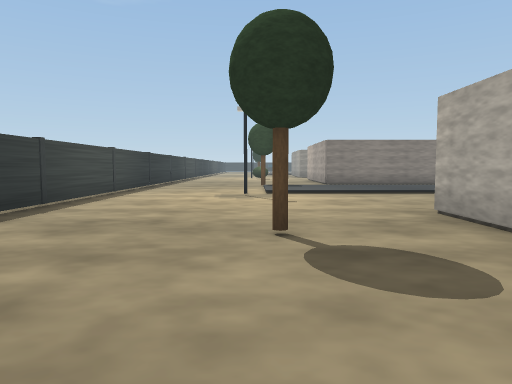
view 1 (above)

24 first-person views from a walk through a scene from a Unity 3-D project. The camera is 1.4 m above the floor, tilts 4° down and sees 70° across. The floor is counted in squares, 2 m on a side. Each view is taken from the middle of a square. On the plan, view 1 faces up. The plan holds only what a view shows up to about 11 squares ahead; the rest is blank. The place goes on beyond the plan.

view 2
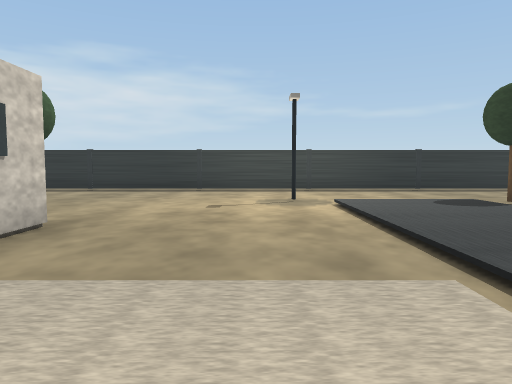

view 3
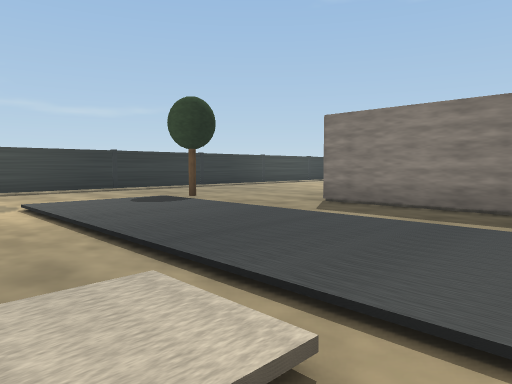

view 4
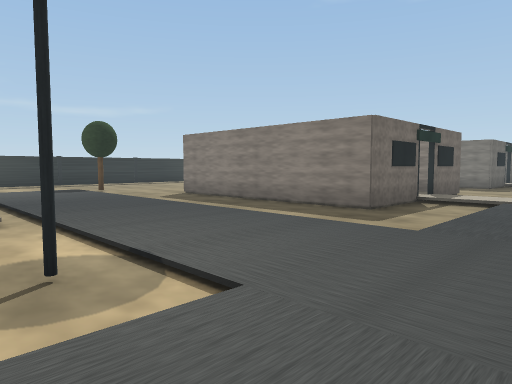

view 5
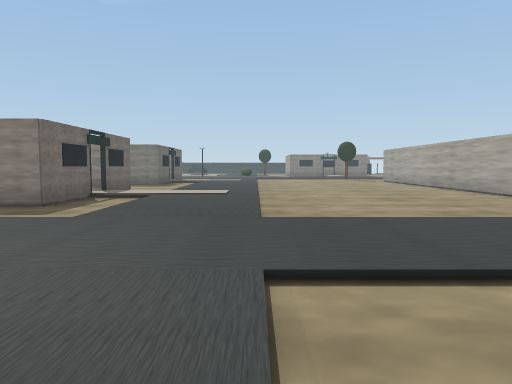

view 6
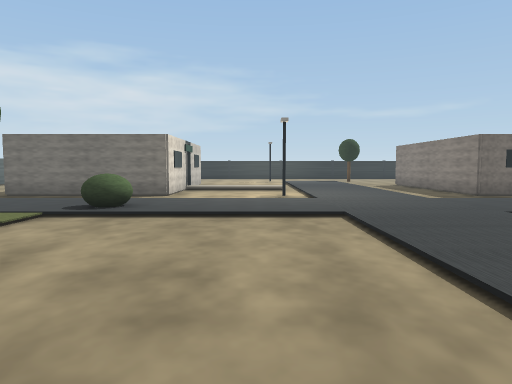

view 7
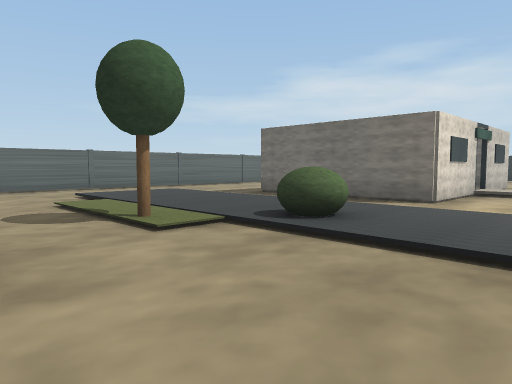

view 8
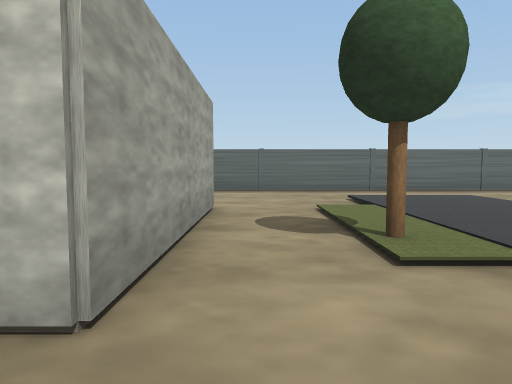

view 9
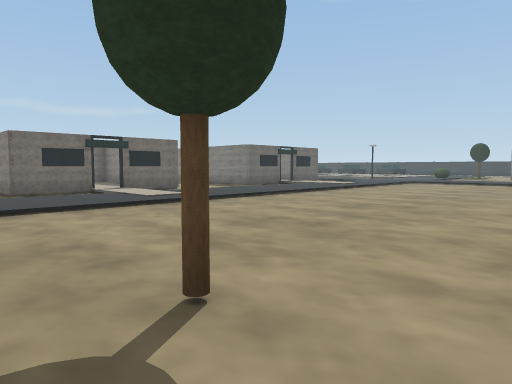

view 10
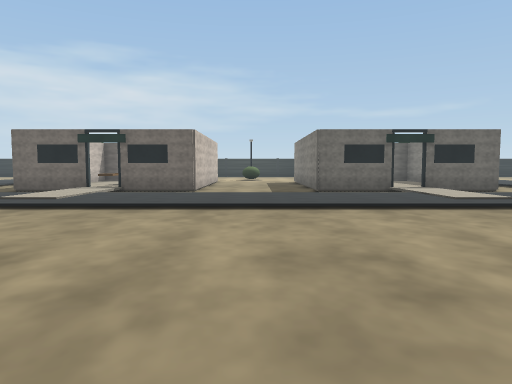

view 11
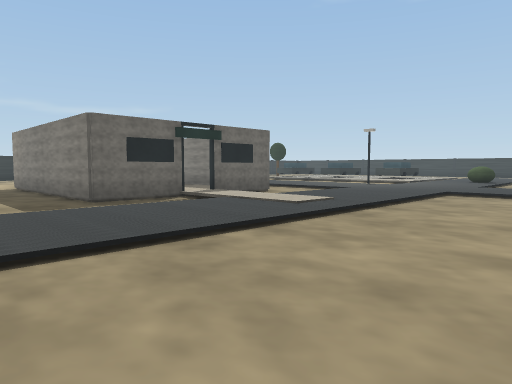

view 12
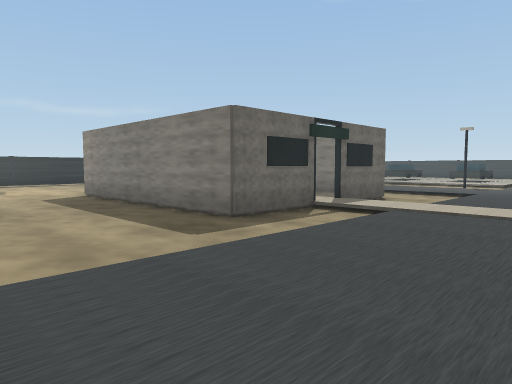

view 13
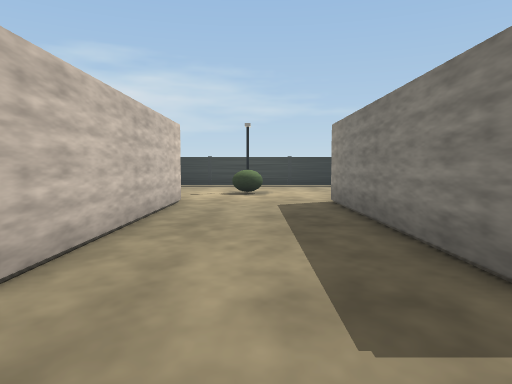

view 14
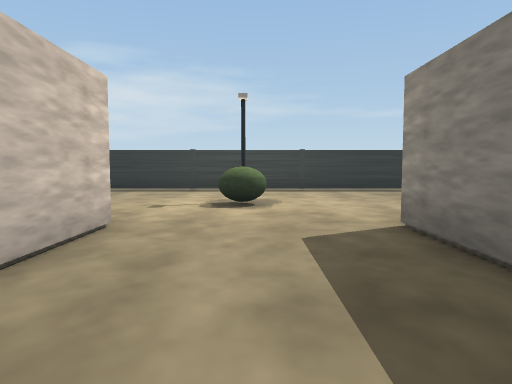

view 15
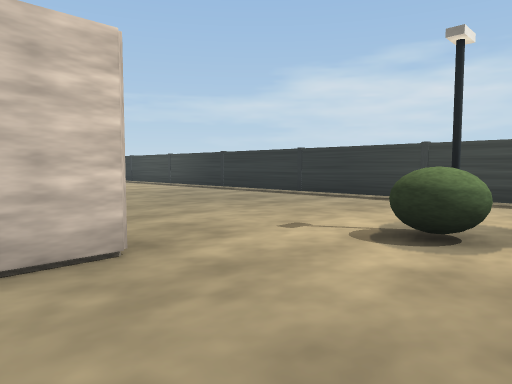

view 16
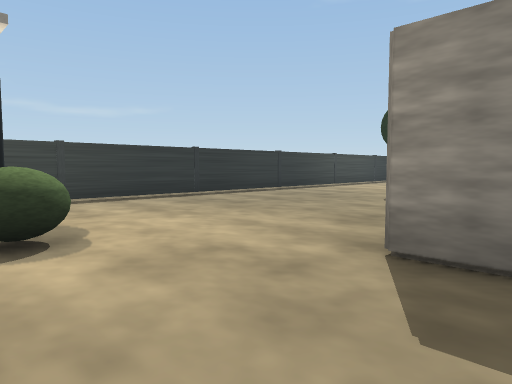

view 17
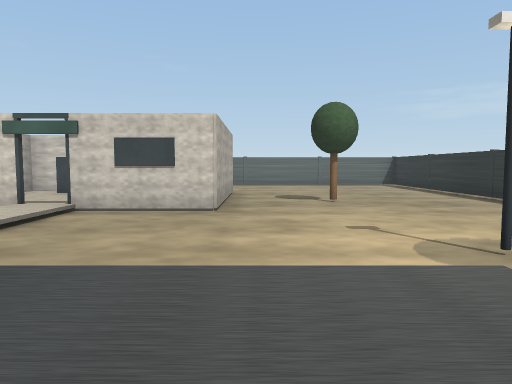

view 18
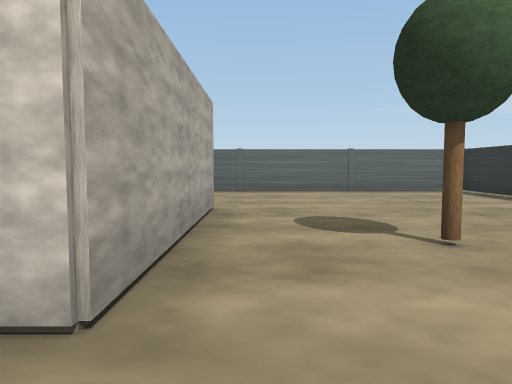

view 19
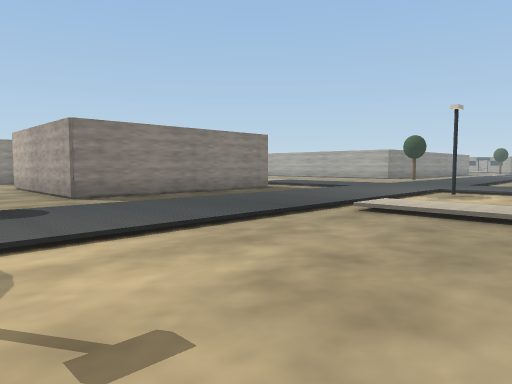

view 20
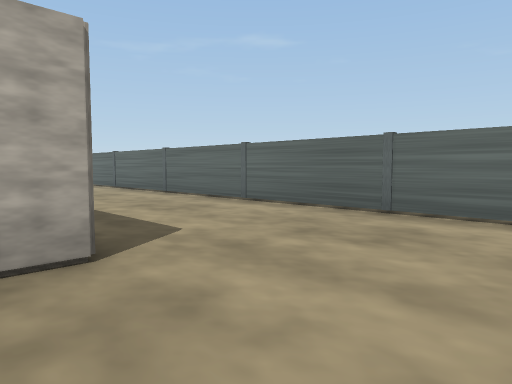

view 21
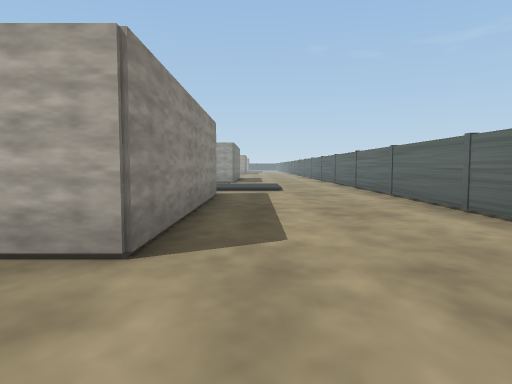

view 22
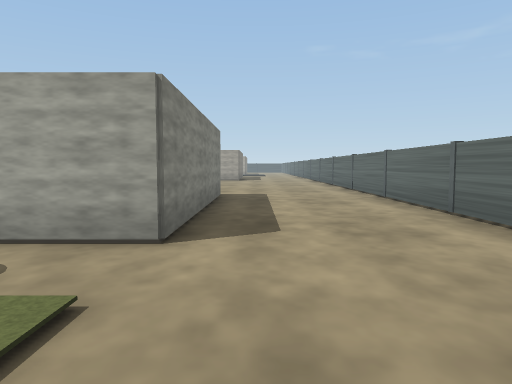

view 23
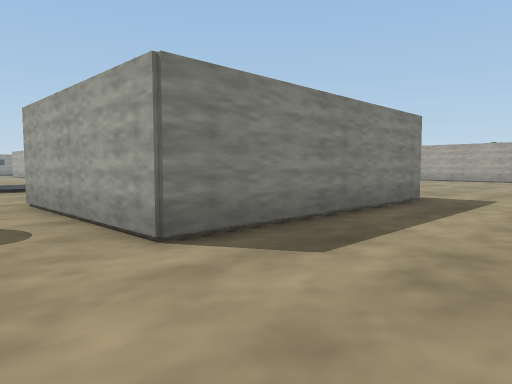

view 24
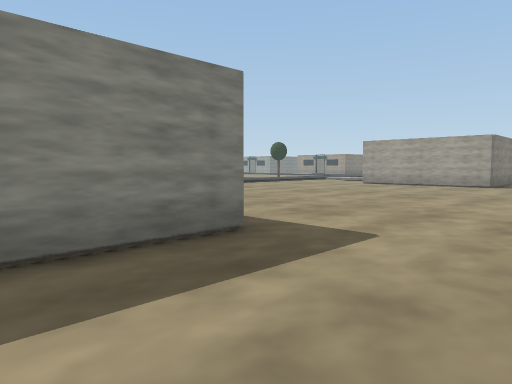

### Floor plan
Key: @ floor where view 1 was taken; # wall or solid block; . main floor; : floor 0.25 m higher than the main floor; / step, stairs or slope; O other object.
Columns run from 4 left of view 1 to 31 right of it. Each row starts with its distance up from view 1.
 27 #.....       O.::/..
 26 O.....       O/::/..
 25 #......      /:::/..
 24 #......      O.::/.....
 23 #......OOOOOOO.::/.....
 22 O..............::/.....
 21 #...OO.........::/......
 20 #..............::/......
 19 O......OOOOOOO.::/......
 18 #......O     O.::/......#
 17 #......O     /:::/......
 16 O......O     O/::/......
 15 #......O     O.::/......
 14 #......OOOOOOO.::/.......
 13 O...O..........::/.......
 12 #...///////////::////////
 11 #.../::::::::::::::::
 10 O.../:::::::::::::::::
  9 #...O....//..O.::/..../
  8 #......../:....::/..../:
  7 #......../: ...::/..../
  6 O......../:....::/....
  5 #......###.###.:O/..#         ..
  4 #......#  ...# :::O.#        ....
  3 O......#   ..# :::/.#      .......
  2 #......#   O.#.:::/.#      ........
  1 #......#######.:://.#######.........
  0  ...@..........::/..................
 -1 #..............///..............
 -2 #...........................
 -3  ##O##O###O##O##O##O##O##O##
 -4  ....................

Where each view was taken, in squares from view 1:
view 1: 0 up, 0 right, facing up
view 2: 8 up, 7 right, facing left
view 3: 8 up, 7 right, facing up-left
view 4: 8 up, 12 right, facing up-left
view 5: 7 up, 13 right, facing up
view 6: 8 up, 19 right, facing left
view 7: 8 up, 16 right, facing down-left
view 8: 7 up, 15 right, facing down
view 9: 12 up, 20 right, facing up-left
view 10: 21 up, 19 right, facing left
view 11: 20 up, 16 right, facing up-left
view 12: 19 up, 13 right, facing up-left
view 13: 21 up, 11 right, facing left
view 14: 21 up, 7 right, facing left
view 15: 22 up, 4 right, facing down-left
view 16: 20 up, 4 right, facing up-left
view 17: 12 up, 2 right, facing down
view 18: 7 up, 2 right, facing down
view 19: 6 up, 0 right, facing up-right
view 20: 2 up, 0 right, facing down-right
view 21: 0 up, 0 right, facing right
view 22: 0 up, 12 right, facing right
view 23: 2 down, 14 right, facing up-right
view 24: 2 down, 19 right, facing up-right
